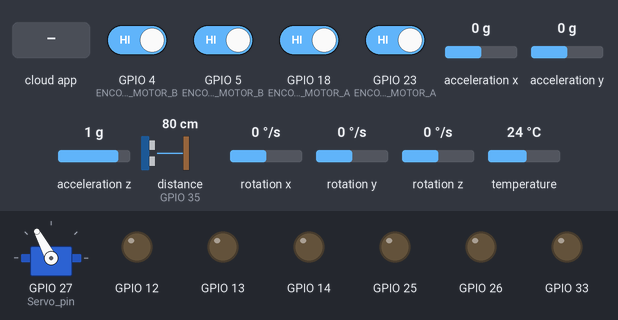
This sketch was run on a simulated ESP32. On the bench: servo, output pins drawn as LEDs (lit = HIGH). Inputs (shaded band) come from the test bench; at power-on: GPIO 4 (ENCODER_RIGHT_MOTOR_B), GPIO 5 (ENCODER_LEFT_MOTOR_B), GPIO 18 (ENCODER_LEFT_MOTOR_A), GPIO 23 (ENCODER_RIGHT_MOTOR_A) HIGH, distance to the obstacle (sensor on GPIO 35) 80 cm, acceleration x 0 g, acceleration y 0 g, acceleration z 1 g, rotation x 0 °/s, rotation y 0 °/s, rotation z 0 °/s, temperature 24 °C. The echo pulse lasts 58.3 µs per cm; the ROS host is connected and sends only what is stated; nothing arrives over Bluetooth unless stated; what the sketch prints to the serial monitor is not drawn.

Above: at 1.2 s.
1.3 s: distance to the obstacle (sensor on GPIO 35) set to 183 cm
4.3 s: the phone or cloud app sets linear.x to -100
At 5.22 s:
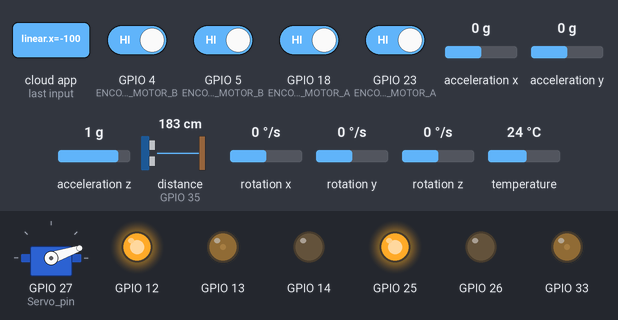
7.3 s: the phone or cloud app sets linear.x to 0
At 8.25 s:
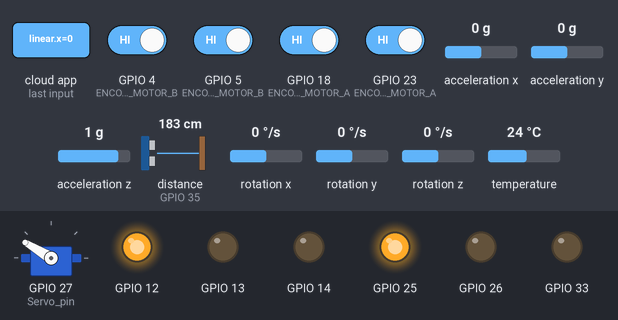
10.3 s: the phone or cloud app sets angular.z to -100
At 11.28 s:
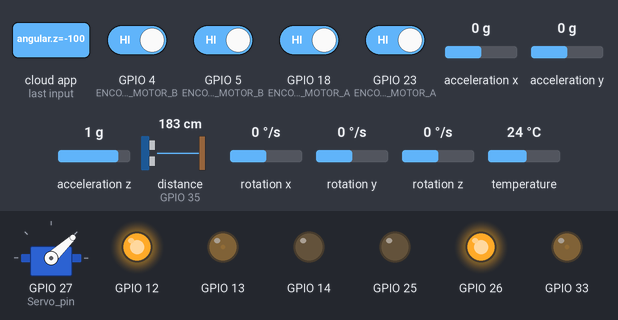
13.3 s: the phone or cloud app sets angular.z to 0
At 14.3 s:
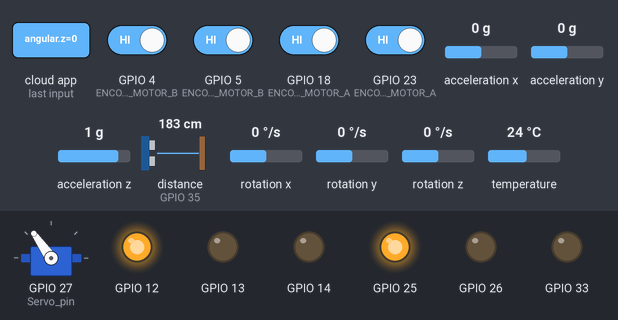
16.3 s: the phone or cloud app sets linear.x to 100
At 17.33 s:
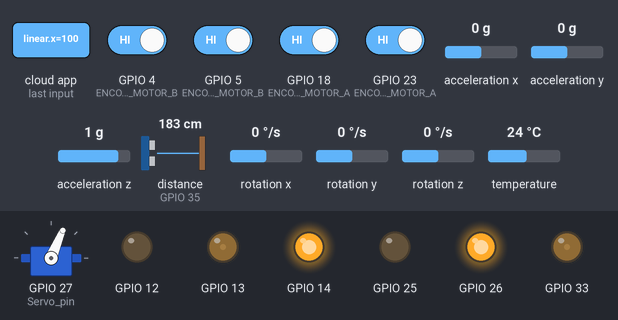
Timing chart, 0 to 54.5 s (numbered marks = the images above; inputs shaded):
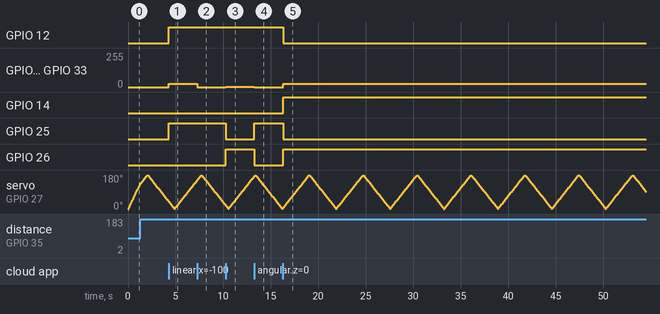

The sketch:

robot_node.ino
```cpp
#include "DifferentialDriveRobot.h"
#include <BluetoothSerial.h>
#include "Encoder.h"
#include <Adafruit_MPU6050.h>
#include <Adafruit_Sensor.h>
#include <Wire.h>
#include <sensor_msgs/Imu.h>
#include <nav_msgs/Odometry.h>
#include <ESP32Servo.h>
#include <Ultrasonic.h>
#include <std_msgs/String.h>
#include <std_msgs/UInt16.h>
#include <std_msgs/Float64.h>

#define Servo_pin 27
Servo myservo;
int angle = 0;
char flag=0;

#define TRIGGER_PIN1 2
#define ECHO_PIN1 35
Ultrasonic ultrasonic1(TRIGGER_PIN1, ECHO_PIN1);

const float wheelRadius = 0.04;
const float wheelBase = 0.13;

unsigned long previousMillis = 0;
const long interval = 1000;
const long interval2 = 50;
unsigned long currentMillis = 0;

BluetoothSerial SerialBT;

class BluetoothHardware {
public:
  BluetoothHardware() : connected(false) {}

  void init() {
    SerialBT.begin("ESP32_BT");
  }

  int read() {
    if (SerialBT.available())
      return SerialBT.read();
    else
      return -1;
  }

  void write(uint8_t* data, int length) {
    for(int i=0; i<length; i++)
      SerialBT.write(data[i]);
  }

  unsigned long time() {
    return millis();
  }

  bool connected;
};

Adafruit_MPU6050 mpu;
ros::NodeHandle_<BluetoothHardware> nh;

DifferentialDriveRobot *my_robot;

geometry_msgs::Twist(lol_msg);
ros::Publisher lol_pub("cmd_vel", &lol_msg);

void robot_callback(const geometry_msgs::Twist& msg) {
  my_robot->move(msg.linear.x, msg.angular.z);
  double lin=msg.linear.x;
  double ang=msg.angular.z;
  // Calculate the right and left wheel velocities
	double u_r = (lin + ang * 0.13/2.0) / 0.04;
	double u_l = (lin - ang * 0.13/2.0) / 0.04;
  lol_msg.linear.y=u_r;
  lol_msg.angular.y=u_l;
  lol_msg.linear.x =map(static_cast<INT_PWM>(-u_r), 0, 250, 0, 255);
  lol_msg.angular.z = map(static_cast<INT_PWM>(-u_l), 0, 250, 0, 255);
  lol_pub.publish(&lol_msg);

}

ros::Subscriber<geometry_msgs::Twist> sub("/turtle1/cmd_vel", &robot_callback);
geometry_msgs::Twist cmd_msg;
ros::Publisher cmd_pub("cmd_vel", &cmd_msg);

sensor_msgs::Imu imu_msg;
ros::Publisher imu_pub("imu", &imu_msg);

std_msgs::String odom_str_msg;
ros::Publisher raw_odom_pub("raw_odom", &odom_str_msg);

std_msgs::Float64 distance_msg1;
ros::Publisher distance_pub1("sonar", &distance_msg1);

void handleEncoder_A() {
  int currentState_A = digitalRead(ENCODER_LEFT_MOTOR_A);
  int currentState_B = digitalRead(ENCODER_LEFT_MOTOR_B);
  if ((lastEncoderState_A == LOW) && (currentState_A == HIGH)) {
    if (currentState_B == LOW) {
      encoderCount_A++;
    } else {
      encoderCount_A--;
    }
  }
  lastEncoderState_A = currentState_A;
}

void handleEncoder_B() {
  int currentState_A = digitalRead(ENCODER_RIGHT_MOTOR_A);
  int currentState_B = digitalRead(ENCODER_RIGHT_MOTOR_B);
  if ((lastEncoderState_B == LOW) && (currentState_B == HIGH)) {
    if (currentState_A == LOW) {
      encoderCount_B++;
    } else {
      encoderCount_B--;
    }
  }
  lastEncoderState_B = currentState_B;
}


void setup() {
  SerialBT.begin("ESP32_BT");
  myservo.attach(Servo_pin);
  myservo.write(0);

  my_robot = new DifferentialDriveRobot(
    new DCMotor(IN1, IN2, ENA),
    new DCMotor(IN3, IN4, ENB)
  );

  my_robot->updateParameters(0.2, 1);

  if (!mpu.begin()) {
    Serial.println("Failed to find MPU6050 chip");
    while (1) {
      delay(10);
    }
  }
  Serial.println("MPU6050 Found!");
  mpu.setAccelerometerRange(MPU6050_RANGE_2_G);
  mpu.setGyroRange(MPU6050_RANGE_500_DEG);
  mpu.setFilterBandwidth(MPU6050_BAND_21_HZ);

  pinMode(ENCODER_LEFT_MOTOR_A, INPUT);
  pinMode(ENCODER_RIGHT_MOTOR_A, INPUT);
  pinMode(ENCODER_LEFT_MOTOR_B, INPUT);
  pinMode(ENCODER_RIGHT_MOTOR_B, INPUT);

  attachInterrupt(digitalPinToInterrupt(ENCODER_LEFT_MOTOR_A), handleEncoder_A, CHANGE);
  attachInterrupt(digitalPinToInterrupt(ENCODER_LEFT_MOTOR_B), handleEncoder_A, CHANGE);
  attachInterrupt(digitalPinToInterrupt(ENCODER_RIGHT_MOTOR_A), handleEncoder_B, CHANGE);
  attachInterrupt(digitalPinToInterrupt(ENCODER_RIGHT_MOTOR_B), handleEncoder_B, CHANGE);

  nh.initNode();
  nh.advertise(cmd_pub);
  nh.advertise(imu_pub);
  nh.advertise(distance_pub1);
  nh.advertise(raw_odom_pub);
  nh.advertise(lol_pub);
  nh.subscribe(sub);
}

void loop() {
  currentMillis = millis();

  sensors_event_t a, g, temp;
  mpu.getEvent(&a, &g, &temp);

  if (currentMillis - previousMillis >= interval2) {
    float distance = ultrasonic1.read();
    String distanceString = String(distance, 10);
    distance_msg1.data = distanceString.toFloat();
    //distance_msg1.data = distance;
    distance_pub1.publish(&distance_msg1);
    if (flag == 0) {
      angle += 1;
      myservo.write(angle);
      if (angle >= 180) {
        flag = 1;
      }
    } else if (flag == 1) {
      angle -= 1;
      myservo.write(angle);
      if (angle == 0) {
        flag = 0;
      }
    }
  }

  if (currentMillis - previousMillis >= interval) {
    float encoder_angular_A = (encoderCount_A * 2 * PI) / encoder_cpr;
    float encoder_angular_B = (encoderCount_B * 2 * PI) / encoder_cpr;
    float encoder_linearVelocity = (wheelRadius / 2) * (encoder_angular_A + encoder_angular_B);

    String odom_data = "ENC_A:" + String(encoder_angular_A, 4) +
                       ",ENC_B:" + String(encoder_angular_B, 4) +
                       ",VEL:" + String(encoder_linearVelocity, 4) +
                       ",GYRO_Z:" + String(g.gyro.z, 4);
    odom_str_msg.data = odom_data.c_str();
    raw_odom_pub.publish(&odom_str_msg);

    encoderCount_A = 0;
    encoderCount_B = 0;

    imu_msg.header.stamp = nh.now();
    imu_msg.header.frame_id = "imu_link";
    imu_msg.orientation_covariance[0] = -1;
    imu_msg.angular_velocity.x = g.gyro.x;
    imu_msg.angular_velocity.y = g.gyro.y;
    imu_msg.angular_velocity.z = g.gyro.z;
    imu_msg.linear_acceleration.x = a.acceleration.x;
    imu_msg.linear_acceleration.y = a.acceleration.y;
    imu_msg.linear_acceleration.z = a.acceleration.z;


    imu_pub.publish(&imu_msg);

    previousMillis = currentMillis;
  }

  nh.spinOnce();
  delay(1);
}
```

DCMotor.h
```cpp
// The #pragma once directive ensures that the header file is included only once in a compilation unit.
#pragma once
#include <Arduino.h>

// Define the pin connections for two DC motors
#define ENA 33  // PWM pin for motor A
#define IN1 25  // Control pin 1 for motor A
#define IN2 26  // Control pin 2 for motor A


#define ENB  13 // PWM pin for motor B
#define IN3  14 // Control pin 1 for motor B
#define IN4  12 // Control pin 2 for motor B

// Define the maximum PWM value and the PWM data type based on whether 16-bit PWM is used

#ifdef _16BIT_PWM_
  #define MAX_VALUE 0xFFFF
  #define INT_PWM   uint16_t
#else
  #define MAX_VALUE 0xFF
  #define INT_PWM   uint8_t
#endif

// Define the DCMotor class
class DCMotor {
public:

  // Declare the constructors and methods for controlling the motor
  DCMotor();
  DCMotor(int,int,int);
  void CW(INT_PWM);
  void CCW(INT_PWM);
  void Stop();
private:
  // Declare the control pins for the motor
  int INL;
  int INH;
  int EN;

  // Declare the methods for initializing the pins and protecting the output
  void initPins();
  INT_PWM protectOutput(INT_PWM);
};

// Define the default constructor
DCMotor::DCMotor()
  : DCMotor::DCMotor(IN1, IN2, EN) {
  }

// Define the constructor that takes the control pins as arguments
DCMotor::DCMotor(int INL, int INH, int EN) {
  this->INL = INL;
  this->INH = INH;
  this->EN = EN;
  DCMotor::initPins();
}


// Define the method for initializing the pins
void DCMotor::initPins() {

  pinMode(this->INL, OUTPUT);
  pinMode(this->INH, OUTPUT);
  pinMode(this->EN, OUTPUT);
  DCMotor::Stop();
}

// Define the method for stopping the motor
void DCMotor::Stop() {
  // Motor no gira
  digitalWrite (INL, LOW);
  digitalWrite (INH, LOW);
  analogWrite (EN, LOW);

}

// Define the method for turning the motor clockwise
void DCMotor::CW(INT_PWM val) {

  // Motor turns forward or CW
  digitalWrite(INL, LOW);
  digitalWrite (INH, HIGH);
  analogWrite(EN, protectOutput(val));
}


// Define the method for turning the motor counterclockwise
void DCMotor::CCW(INT_PWM val) {

  // Motor turns in the inverse direction or CCW
  digitalWrite(INH, LOW);
  digitalWrite (INL, HIGH);
  analogWrite(EN, protectOutput(val));
}

// Define the method for protecting the output
INT_PWM DCMotor::protectOutput(INT_PWM val) {

  // Limit the PWM value to the maximum value
  val > MAX_VALUE? val = MAX_VALUE : val;

  return val;
}
```

Encoder.h
```cpp
// Encoder pins
#define ENCODER_LEFT_MOTOR_A 18         //YELLOW A channel for encoder of left motor
#define ENCODER_LEFT_MOTOR_B 5        //GREEN B channel for encoder of left motor

#define ENCODER_RIGHT_MOTOR_A 23        //YELLOW A channel for encoder of right motor
#define ENCODER_RIGHT_MOTOR_B 4        //GREEN B channel for encoder of right motor

#define  encoder_cpr  500             //Encoder ticks or counts per rotation

#define PI 3.14159265358979323846

volatile double encoderCount_A=0;
volatile int lastEncoderState_A=0;

volatile double encoderCount_B=0;
volatile int lastEncoderState_B=0;

float encoder_angular_A=0;
float encoder_angular_B=0;

float encoder_linearVelocity=0;
float encoder_angularVelocity=0;


volatile float pos_left = 0;       //Left motor encoder position
volatile float pos_right = 0;      //Right motor encoder position
```

DifferentialDriveRobot.h
```cpp
// The #pragma once directive ensures that the header file is included only once in a compilation unit.
#pragma once


/**********************************Include the necessary libraries***************************************/
#include <ros.h>
#include <geometry_msgs/Twist.h>
#include "DCMotor.h"


/**********************************Define the DifferentialDriveRobot class***************************************/
class DifferentialDriveRobot
{
	// Declare the left and right motors
	DCMotor *motor_left;
	DCMotor *motor_right;

	// Declare the wheel radius and distance between wheels
	double wheel_radius;
	double wheel_distance;

	// Declare the bounds for the right and left motors
	double bound_right;
	double bound_left;


	// Declare the maximum speed and turn rate
	float max_speed;
	float max_turn;
public:

	// Declare the constructors
	DifferentialDriveRobot();
	DifferentialDriveRobot(DCMotor*, DCMotor*);
	DifferentialDriveRobot(DCMotor*, DCMotor*, double, double);

	// Declare the move and updateParameters methods
	void move(double,double);
	void updateParameters(float, float);
};

// Define the default constructor
DifferentialDriveRobot::DifferentialDriveRobot()
	: DifferentialDriveRobot::DifferentialDriveRobot(
		new DCMotor(IN1,IN2,ENA),
		new DCMotor(IN3,IN4,ENB), 0.04, 0.13) {}

// Define the constructor that takes two motors
DifferentialDriveRobot::DifferentialDriveRobot
	(DCMotor *motor_left, DCMotor *motor_right)
	: DifferentialDriveRobot::DifferentialDriveRobot(
		motor_left, motor_right, 0.04, 0.13) {}

// Define the constructor that takes two motors, a wheel radius, and a wheel distance
DifferentialDriveRobot::DifferentialDriveRobot
	(DCMotor *motor_left, DCMotor *motor_right, double rad, double dist) {
	this->motor_left = motor_left;
	this->motor_right = motor_right;
	this->wheel_radius = rad;
	this->wheel_distance = dist;
}

// Define the move method, which moves the robot based on a linear and angular velocity

void DifferentialDriveRobot::move(double lin, double ang) {

	/**
	 *
	 * ang < 0: moves CW (u_l > u_r)
	 *
	 * To change this, you have to change the sign of the second term
	 *
	 */

	//remove error from readings
	// Calculate the right and left wheel velocities
	double u_r = (lin + ang * this->wheel_distance/2.0) / this->wheel_radius;
	double u_l = (lin - ang * this->wheel_distance/2.0) / this->wheel_radius;

	// Move the right motor
	if (u_r > 0) {
		motor_right->CCW(
			map(static_cast<INT_PWM>(u_r), 0, this->bound_right, 0, MAX_VALUE));
	} else {

		motor_right->CW(
			map(static_cast<INT_PWM>(-u_r), 0, this->bound_right, 0, MAX_VALUE));
	}

	// Move the left motor
	if (u_l > 0) {

		motor_left->CW(
			map(static_cast<INT_PWM>(u_l), 0, this->bound_left, 0, MAX_VALUE));
	}
	else
	{
		motor_left->CCW(
			map(static_cast<INT_PWM>(-u_l), 0, this->bound_left, 0, MAX_VALUE));
	}
}


// Define the updateParameters method, which updates the maximum speed and turn rate
void DifferentialDriveRobot::updateParameters(float max_speed, float max_turn) {

	this->max_speed = max_speed;
	this->max_turn = max_turn;
	this->bound_right =250;
	this->bound_left = 250;
		// (this->max_speed - this->max_turn * this->wheel_distance/2.0) / this->wheel_radius;

}
```

Measured:
- after the input at 4.3 s, GPIO 12, GPIO 25: LOW → HIGH at once; GPIO 13, GPIO 33: 0/255 → 25/255 at once
- after the input at 7.3 s, GPIO 13, GPIO 33: 25/255 → 0/255 at once
- after the input at 10.3 s, GPIO 13, GPIO 33: 0/255 → 1/255 at once; GPIO 25: HIGH → LOW at once; GPIO 26: LOW → HIGH at once
- after the input at 13.3 s, GPIO 13, GPIO 33: 1/255 → 0/255 at once; GPIO 25: LOW → HIGH at once; GPIO 26: HIGH → LOW at once
- after the input at 16.3 s, GPIO 12, GPIO 25: HIGH → LOW at once; GPIO 13, GPIO 33: 0/255 → 25/255 at once; GPIO 14, GPIO 26: LOW → HIGH at once
